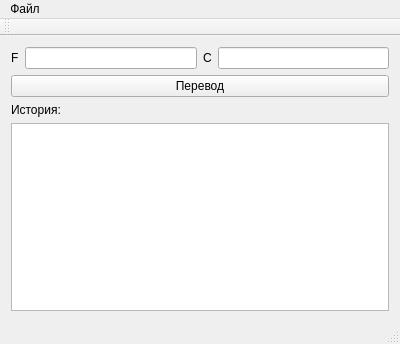
<?xml version="1.0" encoding="UTF-8"?>
<ui version="4.0">
 <class>MainWindow</class>
 <widget class="QMainWindow" name="MainWindow">
  <property name="geometry">
   <rect>
    <x>0</x>
    <y>0</y>
    <width>400</width>
    <height>344</height>
   </rect>
  </property>
  <property name="windowTitle">
   <string>MainWindow</string>
  </property>
  <widget class="QWidget" name="centralWidget">
   <layout class="QVBoxLayout" name="verticalLayout_3">
    <item>
     <layout class="QVBoxLayout" name="verticalLayout">
      <item>
       <layout class="QVBoxLayout" name="verticalLayout_2">
        <item>
         <layout class="QHBoxLayout" name="horizontalLayout_3">
          <item>
           <layout class="QHBoxLayout" name="horizontalLayout">
            <item>
             <widget class="QLabel" name="label_2">
              <property name="text">
               <string>F</string>
              </property>
             </widget>
            </item>
            <item>
             <widget class="QLineEdit" name="lineEdit_F"/>
            </item>
           </layout>
          </item>
          <item>
           <layout class="QHBoxLayout" name="horizontalLayout_2">
            <item>
             <widget class="QLabel" name="label_3">
              <property name="text">
               <string>C</string>
              </property>
             </widget>
            </item>
            <item>
             <widget class="QLineEdit" name="lineEdit_C"/>
            </item>
           </layout>
          </item>
         </layout>
        </item>
        <item>
         <widget class="QPushButton" name="pushButton">
          <property name="text">
           <string>Перевод</string>
          </property>
         </widget>
        </item>
       </layout>
      </item>
      <item>
       <widget class="QLabel" name="label">
        <property name="text">
         <string>История:</string>
        </property>
       </widget>
      </item>
      <item>
       <widget class="QTextEdit" name="textEdit">
        <property name="readOnly">
         <bool>false</bool>
        </property>
       </widget>
      </item>
     </layout>
    </item>
   </layout>
  </widget>
  <widget class="QMenuBar" name="menuBar">
   <property name="geometry">
    <rect>
     <x>0</x>
     <y>0</y>
     <width>400</width>
     <height>21</height>
    </rect>
   </property>
   <widget class="QMenu" name="menu">
    <property name="title">
     <string>Файл</string>
    </property>
    <addaction name="action"/>
   </widget>
   <addaction name="menu"/>
  </widget>
  <widget class="QToolBar" name="mainToolBar">
   <attribute name="toolBarArea">
    <enum>TopToolBarArea</enum>
   </attribute>
   <attribute name="toolBarBreak">
    <bool>false</bool>
   </attribute>
  </widget>
  <widget class="QStatusBar" name="statusBar"/>
  <action name="action">
   <property name="text">
    <string>Загрузить историю</string>
   </property>
  </action>
 </widget>
 <layoutdefault spacing="6" margin="11"/>
 <resources/>
 <connections/>
</ui>
